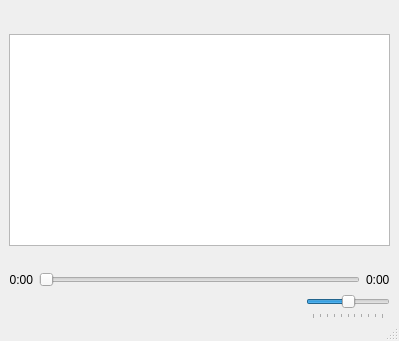
<?xml version="1.0" encoding="UTF-8"?>
<ui version="4.0">
 <class>MainWindow</class>
 <widget class="QMainWindow" name="MainWindow">
  <property name="geometry">
   <rect>
    <x>0</x>
    <y>0</y>
    <width>399</width>
    <height>341</height>
   </rect>
  </property>
  <property name="mouseTracking">
   <bool>true</bool>
  </property>
  <property name="windowTitle">
   <string>MediaPlayer</string>
  </property>
  <widget class="QWidget" name="centralwidget">
   <layout class="QVBoxLayout" name="verticalLayout">
    <property name="topMargin">
     <number>6</number>
    </property>
    <property name="bottomMargin">
     <number>0</number>
    </property>
    <item>
     <layout class="QHBoxLayout" name="horizontalLayout">
      <property name="spacing">
       <number>0</number>
      </property>
      <item>
       <spacer name="horizontalSpacer_4">
        <property name="orientation">
         <enum>Qt::Horizontal</enum>
        </property>
        <property name="sizeType">
         <enum>QSizePolicy::Expanding</enum>
        </property>
        <property name="sizeHint" stdset="0">
         <size>
          <width>40</width>
          <height>20</height>
         </size>
        </property>
       </spacer>
      </item>
      <item>
       <widget class="QPushButton" name="minimizeButton">
        <property name="sizePolicy">
         <sizepolicy hsizetype="Minimum" vsizetype="Minimum">
          <horstretch>0</horstretch>
          <verstretch>0</verstretch>
         </sizepolicy>
        </property>
        <property name="text">
         <string/>
        </property>
        <property name="iconSize">
         <size>
          <width>12</width>
          <height>12</height>
         </size>
        </property>
        <property name="flat">
         <bool>true</bool>
        </property>
       </widget>
      </item>
      <item>
       <widget class="QPushButton" name="maximizeButton">
        <property name="sizePolicy">
         <sizepolicy hsizetype="Minimum" vsizetype="Minimum">
          <horstretch>0</horstretch>
          <verstretch>0</verstretch>
         </sizepolicy>
        </property>
        <property name="text">
         <string/>
        </property>
        <property name="iconSize">
         <size>
          <width>14</width>
          <height>14</height>
         </size>
        </property>
        <property name="flat">
         <bool>true</bool>
        </property>
       </widget>
      </item>
      <item>
       <widget class="QPushButton" name="closeButton">
        <property name="sizePolicy">
         <sizepolicy hsizetype="Minimum" vsizetype="Minimum">
          <horstretch>0</horstretch>
          <verstretch>0</verstretch>
         </sizepolicy>
        </property>
        <property name="text">
         <string/>
        </property>
        <property name="iconSize">
         <size>
          <width>12</width>
          <height>12</height>
         </size>
        </property>
        <property name="flat">
         <bool>true</bool>
        </property>
       </widget>
      </item>
     </layout>
    </item>
    <item>
     <widget class="QListView" name="playlistView">
      <property name="sizePolicy">
       <sizepolicy hsizetype="MinimumExpanding" vsizetype="MinimumExpanding">
        <horstretch>0</horstretch>
        <verstretch>0</verstretch>
       </sizepolicy>
      </property>
      <property name="frameShape">
       <enum>QFrame::StyledPanel</enum>
      </property>
      <property name="frameShadow">
       <enum>QFrame::Plain</enum>
      </property>
      <property name="lineWidth">
       <number>0</number>
      </property>
      <property name="autoScrollMargin">
       <number>16</number>
      </property>
      <property name="dragEnabled">
       <bool>false</bool>
      </property>
      <property name="dragDropOverwriteMode">
       <bool>false</bool>
      </property>
      <property name="dragDropMode">
       <enum>QAbstractItemView::NoDragDrop</enum>
      </property>
      <property name="defaultDropAction">
       <enum>Qt::CopyAction</enum>
      </property>
      <property name="selectionMode">
       <enum>QAbstractItemView::SingleSelection</enum>
      </property>
      <property name="iconSize">
       <size>
        <width>16</width>
        <height>16</height>
       </size>
      </property>
      <property name="viewMode">
       <enum>QListView::ListMode</enum>
      </property>
     </widget>
    </item>
    <item>
     <widget class="QLabel" name="mediaName">
      <property name="text">
       <string/>
      </property>
     </widget>
    </item>
    <item>
     <layout class="QHBoxLayout" name="horizontalLayout_2">
      <item>
       <widget class="QLabel" name="currentTime">
        <property name="text">
         <string>0:00</string>
        </property>
        <property name="alignment">
         <set>Qt::AlignRight|Qt::AlignTrailing|Qt::AlignVCenter</set>
        </property>
       </widget>
      </item>
      <item>
       <widget class="QSlider" name="timeSlider">
        <property name="maximum">
         <number>600</number>
        </property>
        <property name="orientation">
         <enum>Qt::Horizontal</enum>
        </property>
       </widget>
      </item>
      <item>
       <widget class="QLabel" name="totalTime">
        <property name="text">
         <string>0:00</string>
        </property>
        <property name="alignment">
         <set>Qt::AlignLeading|Qt::AlignLeft|Qt::AlignVCenter</set>
        </property>
       </widget>
      </item>
     </layout>
    </item>
    <item>
     <layout class="QHBoxLayout" name="horizontalLayout_3">
      <property name="spacing">
       <number>15</number>
      </property>
      <item>
       <spacer name="horizontalSpacer_2">
        <property name="orientation">
         <enum>Qt::Horizontal</enum>
        </property>
        <property name="sizeHint" stdset="0">
         <size>
          <width>13</width>
          <height>26</height>
         </size>
        </property>
       </spacer>
      </item>
      <item>
       <layout class="QHBoxLayout" name="horizontalLayout_7">
        <property name="spacing">
         <number>0</number>
        </property>
        <item>
         <widget class="QPushButton" name="prevButton">
          <property name="sizePolicy">
           <sizepolicy hsizetype="Minimum" vsizetype="Minimum">
            <horstretch>0</horstretch>
            <verstretch>0</verstretch>
           </sizepolicy>
          </property>
          <property name="text">
           <string/>
          </property>
          <property name="iconSize">
           <size>
            <width>20</width>
            <height>20</height>
           </size>
          </property>
          <property name="flat">
           <bool>true</bool>
          </property>
         </widget>
        </item>
        <item>
         <spacer name="horizontalSpacer_6">
          <property name="orientation">
           <enum>Qt::Horizontal</enum>
          </property>
          <property name="sizeHint" stdset="0">
           <size>
            <width>25</width>
            <height>20</height>
           </size>
          </property>
         </spacer>
        </item>
        <item>
         <widget class="QPushButton" name="playButton">
          <property name="sizePolicy">
           <sizepolicy hsizetype="Minimum" vsizetype="Minimum">
            <horstretch>0</horstretch>
            <verstretch>0</verstretch>
           </sizepolicy>
          </property>
          <property name="styleSheet">
           <string notr="true">* {
	color: white;
}</string>
          </property>
          <property name="text">
           <string/>
          </property>
          <property name="iconSize">
           <size>
            <width>20</width>
            <height>20</height>
           </size>
          </property>
          <property name="checkable">
           <bool>false</bool>
          </property>
          <property name="autoDefault">
           <bool>false</bool>
          </property>
          <property name="default">
           <bool>false</bool>
          </property>
          <property name="flat">
           <bool>true</bool>
          </property>
         </widget>
        </item>
        <item>
         <spacer name="horizontalSpacer_7">
          <property name="orientation">
           <enum>Qt::Horizontal</enum>
          </property>
          <property name="sizeHint" stdset="0">
           <size>
            <width>25</width>
            <height>20</height>
           </size>
          </property>
         </spacer>
        </item>
        <item>
         <widget class="QPushButton" name="nextButton">
          <property name="sizePolicy">
           <sizepolicy hsizetype="Minimum" vsizetype="Minimum">
            <horstretch>0</horstretch>
            <verstretch>0</verstretch>
           </sizepolicy>
          </property>
          <property name="text">
           <string/>
          </property>
          <property name="iconSize">
           <size>
            <width>20</width>
            <height>20</height>
           </size>
          </property>
          <property name="flat">
           <bool>true</bool>
          </property>
         </widget>
        </item>
       </layout>
      </item>
      <item>
       <spacer name="horizontalSpacer">
        <property name="orientation">
         <enum>Qt::Horizontal</enum>
        </property>
        <property name="sizeHint" stdset="0">
         <size>
          <width>13</width>
          <height>23</height>
         </size>
        </property>
       </spacer>
      </item>
      <item>
       <layout class="QHBoxLayout" name="horizontalLayout_4">
        <property name="spacing">
         <number>0</number>
        </property>
        <property name="sizeConstraint">
         <enum>QLayout::SetDefaultConstraint</enum>
        </property>
        <item>
         <widget class="QPushButton" name="repeatButton">
          <property name="text">
           <string/>
          </property>
          <property name="iconSize">
           <size>
            <width>16</width>
            <height>16</height>
           </size>
          </property>
          <property name="checkable">
           <bool>true</bool>
          </property>
          <property name="flat">
           <bool>true</bool>
          </property>
         </widget>
        </item>
        <item>
         <spacer name="horizontalSpacer_8">
          <property name="orientation">
           <enum>Qt::Horizontal</enum>
          </property>
          <property name="sizeType">
           <enum>QSizePolicy::Preferred</enum>
          </property>
          <property name="sizeHint" stdset="0">
           <size>
            <width>25</width>
            <height>20</height>
           </size>
          </property>
         </spacer>
        </item>
        <item>
         <widget class="QPushButton" name="shuffleButton">
          <property name="text">
           <string/>
          </property>
          <property name="iconSize">
           <size>
            <width>16</width>
            <height>16</height>
           </size>
          </property>
          <property name="checkable">
           <bool>true</bool>
          </property>
          <property name="flat">
           <bool>true</bool>
          </property>
         </widget>
        </item>
       </layout>
      </item>
      <item>
       <spacer name="horizontalSpacer_5">
        <property name="orientation">
         <enum>Qt::Horizontal</enum>
        </property>
        <property name="sizeHint" stdset="0">
         <size>
          <width>13</width>
          <height>26</height>
         </size>
        </property>
       </spacer>
      </item>
      <item>
       <layout class="QHBoxLayout" name="horizontalLayout_5">
        <property name="spacing">
         <number>0</number>
        </property>
        <item>
         <widget class="QPushButton" name="volumeButton">
          <property name="sizePolicy">
           <sizepolicy hsizetype="Minimum" vsizetype="Minimum">
            <horstretch>0</horstretch>
            <verstretch>0</verstretch>
           </sizepolicy>
          </property>
          <property name="text">
           <string/>
          </property>
          <property name="iconSize">
           <size>
            <width>20</width>
            <height>20</height>
           </size>
          </property>
          <property name="checkable">
           <bool>false</bool>
          </property>
          <property name="checked">
           <bool>false</bool>
          </property>
          <property name="default">
           <bool>false</bool>
          </property>
          <property name="flat">
           <bool>true</bool>
          </property>
         </widget>
        </item>
        <item>
         <widget class="QSlider" name="volumeSlider">
          <property name="enabled">
           <bool>true</bool>
          </property>
          <property name="sizePolicy">
           <sizepolicy hsizetype="MinimumExpanding" vsizetype="Minimum">
            <horstretch>0</horstretch>
            <verstretch>0</verstretch>
           </sizepolicy>
          </property>
          <property name="maximum">
           <number>100</number>
          </property>
          <property name="singleStep">
           <number>10</number>
          </property>
          <property name="pageStep">
           <number>25</number>
          </property>
          <property name="value">
           <number>50</number>
          </property>
          <property name="sliderPosition">
           <number>50</number>
          </property>
          <property name="orientation">
           <enum>Qt::Horizontal</enum>
          </property>
          <property name="invertedAppearance">
           <bool>false</bool>
          </property>
          <property name="invertedControls">
           <bool>false</bool>
          </property>
          <property name="tickPosition">
           <enum>QSlider::TicksBelow</enum>
          </property>
          <property name="tickInterval">
           <number>10</number>
          </property>
         </widget>
        </item>
       </layout>
      </item>
      <item>
       <spacer name="horizontalSpacer_3">
        <property name="orientation">
         <enum>Qt::Horizontal</enum>
        </property>
        <property name="sizeHint" stdset="0">
         <size>
          <width>13</width>
          <height>26</height>
         </size>
        </property>
       </spacer>
      </item>
     </layout>
    </item>
   </layout>
  </widget>
  <widget class="QStatusBar" name="statusBar">
   <property name="enabled">
    <bool>true</bool>
   </property>
   <property name="sizePolicy">
    <sizepolicy hsizetype="Preferred" vsizetype="Maximum">
     <horstretch>0</horstretch>
     <verstretch>0</verstretch>
    </sizepolicy>
   </property>
   <property name="sizeGripEnabled">
    <bool>true</bool>
   </property>
  </widget>
 </widget>
 <resources/>
 <connections/>
</ui>
